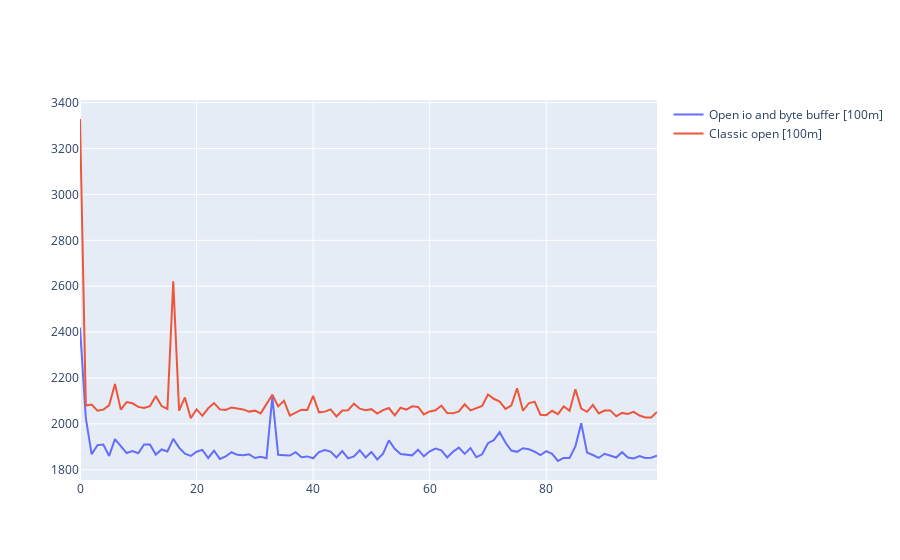

Write notebook code for a chart like this one.
### Code cell
import plotly.graph_objects as go

x = [i for i in range(0, try_cnt)]

fig = go.Figure()

fig.add_trace(go.Scatter(
    x=x,
    y=benchmarks['open_io'],
    name = "Open io and byte buffer [100m]",
))
fig.add_trace(go.Scatter(
    x=x,
    y=benchmarks['open_classic'],
    name = "Classic open [100m]",
))

fig.show()
